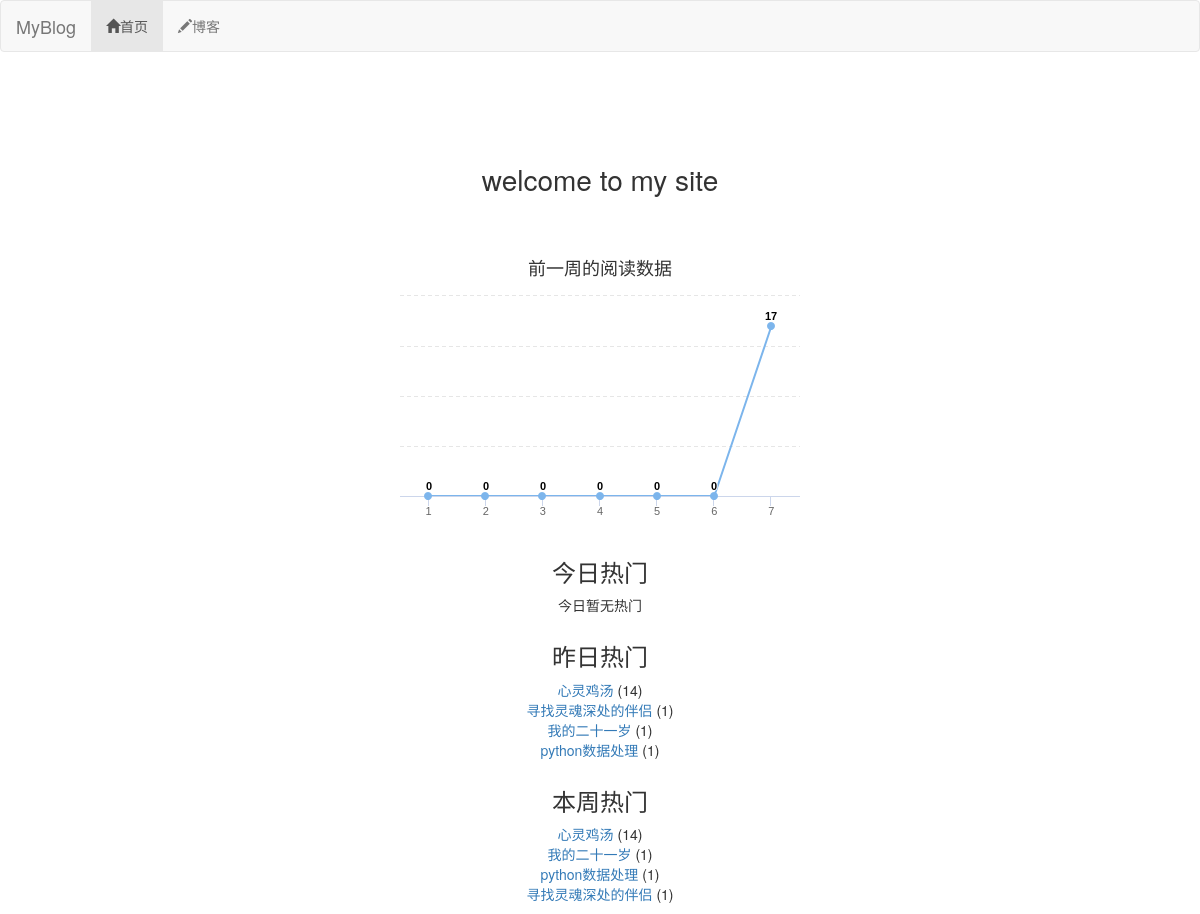
Before: / with the older database file.
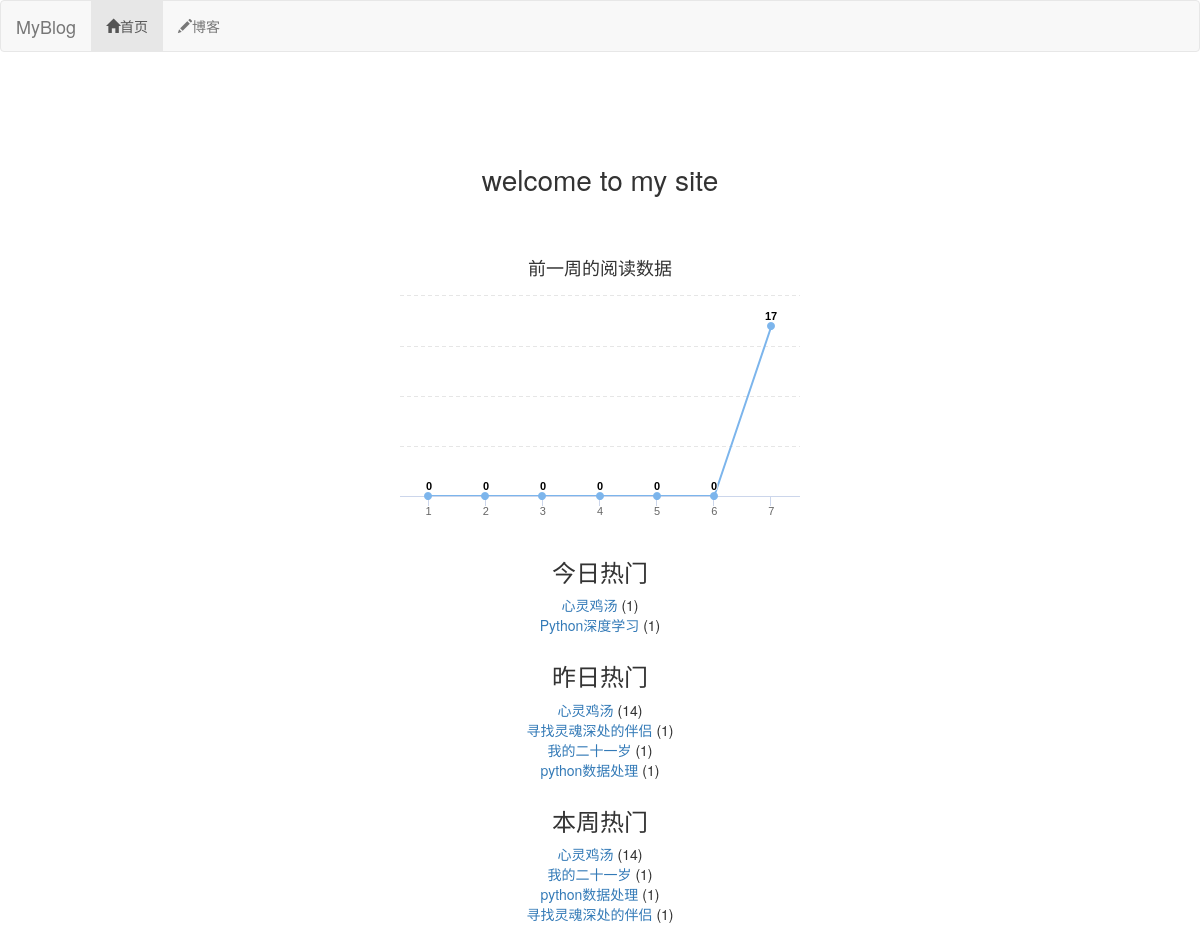
After: the same page with the newer database file.
### read_statistics/models.py (models this page shows)
class ReadDetail(models.Model):
    read_num=models.IntegerField(default=0)
    date=models.DateField(default=timezone.now)
    content_type = models.ForeignKey(ContentType, on_delete=models.DO_NOTHING)
    object_id = models.PositiveIntegerField()
    content_object = GenericForeignKey('content_type', 'object_id')

### blog/models.py (models this page shows, shortened)
class Blog(models.Model,ReadNumExpandMethod):
    title=models.CharField(max_length=50)
    blog_type=models.ForeignKey(BlogType,on_delete=models.DO_NOTHING)
    content=RichTextUploadingField()
    read_details=GenericRelation(ReadDetail)
    author=models.ForeignKey(User,on_delete=models.DO_NOTHING)
    creat_time=models.DateTimeField(auto_now_add=True)
    last_updated_time=models.DateTimeField(auto_now=True)
    class Meta:
        ordering=['-creat_time']

### mysite/views.py (the view)
# urls.py: 2. Add a URL to urlpatterns:  path('', views.home, name='home')
def home(request):
    blog_content_type=ContentType.objects.get_for_model(Blog)
    read_nums=get_days_read_data(blog_content_type)
    today_hot_data=get_today_hot_data(blog_content_type)
    yesterday_hot_data=get_yesterday_hot_data(blog_content_type)
    seven_days_hot_data=cache.get('seven_days_hot_data')
    if seven_days_hot_data is None:
        seven_days_hot_data=get_seven_days_hot_blogs()
        cache.set('seven_days_hot_data',seven_days_hot_data,5)
    context={}
    context['read_nums']=read_nums
    context['today_hot_data']=today_hot_data
    context['yesterday_hot_data']=yesterday_hot_data
    context['seven_days_hot_data']=seven_days_hot_data
    return render_to_response('home.html',context)

### mysite/views.py (called while the page is built)
def get_seven_days_hot_blogs():
    today=timezone.now().date()
    date=today-datetime.timedelta(days=7)
    blogs=Blog.objects.filter(read_details__date__lt=today,read_details__date__gte=date).values('id','title').annotate(read_num_sum=Sum('read_details__read_num')).order_by('-read_num_sum')
    return blogs[:7]

### read_statistics/utils.py (called while the page is built)
def get_days_read_data(content_type):
    today=timezone.now().date()
    read_nums=[]
    for i in range(7,0,-1):
        date=today-datetime.timedelta(days=i)
        read_details=ReadDetail.objects.filter(content_type=content_type,date=date)
        result=read_details.aggregate(read_num_sum=Sum('read_num'))
        read_nums.append(result['read_num_sum'] or 0)
    return read_nums

def get_today_hot_data(content_type):
    today=timezone.now().date()
    read_details=ReadDetail.objects.filter(content_type=content_type,date=today).order_by('-read_num')
    return read_details[:7]

def get_yesterday_hot_data(content_type):
    today=timezone.now().date()
    yesterday=today-datetime.timedelta(days=1)
    read_details=ReadDetail.objects.filter(content_type=content_type,date=yesterday).order_by('-read_num')
    return read_details[:7]

### templates/home.html (shortened to what this page needs)
{% extends "base.html" %}
{% load staticfiles %}
{% block hearder_extend %}
   <link rel="stylesheet" href="{% static 'home.css' %}">
{% endblock %}
{% block nav_home_active %}
    active
{% endblock%}
{% block content %}
    <h3 class="home-content">welcome to my site</h3>
    <div id="container"></div>
<div class="hot_data">
    <h3>今日热门</h3>
    <ul>
        {% for hot_data in today_hot_data %}
        <li>
            <a href="{% url 'blog_detail' hot_data.content_object.pk %}">{{ hot_data.content_object.title }}</a> ({{ hot_data.read_num }})
        </li>
        {% empty %}
        <li>
            今日暂无热门
        </li>
        {% endfor %}
    </ul>
</div>
<div class="hot_data">
    <h3>昨日热门</h3>
    <ul>
        {% for hot_data in yesterday_hot_data %}
          <li>
              <a href="{% url 'blog_detail' hot_data.content_object.pk %}">{{ hot_data.content_object.title }}</a> ({{ hot_data.read_num }})
          </li>
        {% empty %}
          <li>
              昨日暂无热门
          </li>
        {% endfor %}
    </ul>
</div>
<div class="hot_data">
    <h3>本周热门</h3>
    <ul>
        {% for hot_data in seven_days_hot_data %}
          <li>
              <a href="{% url 'blog_detail' hot_data.id %}">{{ hot_data.title }}</a> ({{ hot_data.read_num_sum }})
          </li>
        {% empty %}
          <li>
              本周暂无热门
          </li>
        {% endfor %}
    </ul>
</div>
{% endblock %}

### templates/base.html (shortened to what this page needs)
{% load staticfiles %}
<!DOCTYPE html>
<html lang="zh-CN">
<head>
    <link rel="stylesheet" href="{% static 'base.css' %}">
    <link rel="stylesheet" href="{% static 'jquery-1.12.4.min.js' %}">
    <link rel="stylesheet" href="{% static 'bootstrap-3.3.7/css/bootstrap.min.css' %}">
     {% block hearder_extend %}{% endblock hearder_extend %}
</head>
<body>
     <nav class="navbar navbar-default" role="navigation">
          <div class="container-fluid">
                <div class="navbar-header">
                    <span class="navbar-brand">MyBlog</span>
                </div>
                <div id="navbar-collapse" class="collapsed navbar-collapse">
                    <ul class="nav navbar-nav">
                    <li class="{% block nav_home_active %}{% endblock %}"><a href="/"><span class="glyphicon glyphicon-home"></span>首页</a></li>
                    <li class="{% block nav_blog_active %}{% endblock %}"><a href="{% url 'blog_list' %}"><span class="glyphicon glyphicon-pencil"></span>博客</a></li>
                </ul>
                </div>
          </div>
      </nav>
   {% block content %}{% endblock %}
</body>
</html>

### static/base.css (style rules this page uses)
* { margin: 0; padding: 0; }
ul { list-style-type: none; }

### static/home.css (style rules this page uses)
h3.home-content { font-size: 200%; text-align: center; margin-top: 4em; margin-bottom: 2em; }
div#container { margin: 0 auto; height: 20em; min-width: 20em; max-width: 30em; }
div.hot_data { text-align: center; margin-top: 2em; }

Changed rows visible on the page:
added ReadDetail: content_object "心灵鸡汤", read_num "1", shown under "今日热门"
added ReadDetail: content_object "Python深度学习", read_num "1", shown under "今日热门"
Other visible differences:
text no longer shown: "今日暂无热门"
